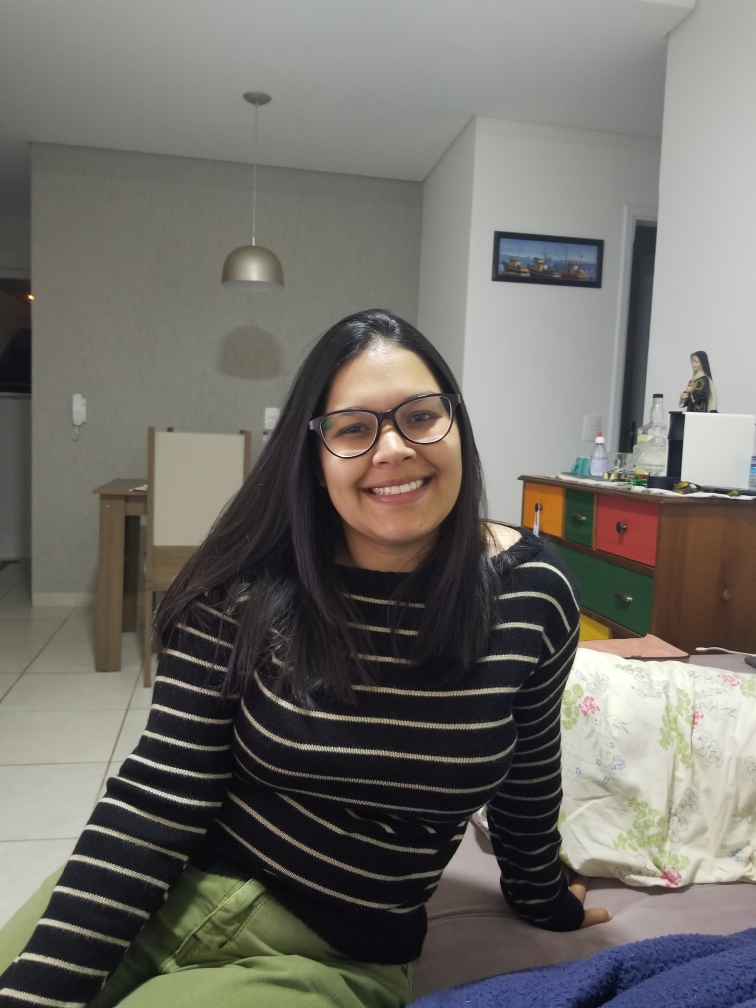
#> input picture pics/image.jpg, 3024 x 4032 px, given as the content of the folder pics/image.jpg, which was not available (shown at 1/4 size)
$ python -i app.py   (imports and definitions only)
#> lines starting #> are read from the running program, lines starting #| are printed output that depends on the picture; after the words box and inside, x2 and y2 are one past the last pixel; in counts of white or black regions, pixels touching at a corner belong together; pictures that were not available may be replaced by others from this repository, and a replacement may not be noted
# Build-in modules
import logging
import os
import sys
from datetime import timedelta

# Added modules
import cv2
import numpy as np
from imutils import paths
from pytictoc import TicToc
from skimage import feature
from sklearn.ensemble import RandomForestClassifier
from sklearn.metrics import confusion_matrix
from sklearn.preprocessing import LabelEncoder

# Print in software terminal
# [3 lines not run here, left out]

logger = logging.getLogger(__name__)


class ElapsedTime(object):
    """
    Measure the elapsed time between Tic and Toc
    """

    def __init__(self):
        self.t = TicToc()
        self.t.tic()

    # [21 lines left out: functions elapsed, center_crop, not called in this run]


def gray(image):
    """

    """
    return cv2.cvtColor(image, cv2.COLOR_RGB2GRAY)


# [53 lines left out: functions resize, generate_dataset, not called in this run]


class GeneralSettings(object):
    """
    General settings initialization
    """

    # [19 lines left out: functions __init__, path_router, not called in this run]


def quantify_image(image):
    # compute the histogram of oriented gradients feature vector for the input image
    features = feature.hog(image,
                           orientations=9,
                           pixels_per_cell=(10, 10),
                           cells_per_block=(2, 2),
                           transform_sqrt=True,
                           block_norm="L1")

    # return the feature vector
    return features


def load_split(path):
    # grab the list of images in the input directory, then initialises the list of data
    # and class labels
#> called with path = 'pics/image.jpg'
    image_paths = list(paths.list_images(path))
    data = []
    labels = []

    # loop over the image paths
    for image_path in image_paths:
        # extract the class label from the filename
        label = image_path.split(os.path.sep)[-2]

        # load the input image, convert it to grayscale, and resize it to 200x200 pixels, ignoring aspect ratio
        image = cv2.imread(image_path)
#> image is the input picture: shape (4032, 3024, 3); mean B, G, R 104.2, 109.8, 112.4
        image = gray(image)
#> in gray, `return cv2.cvtColor(image, cv2.COLOR_RGB2GRAY)`:
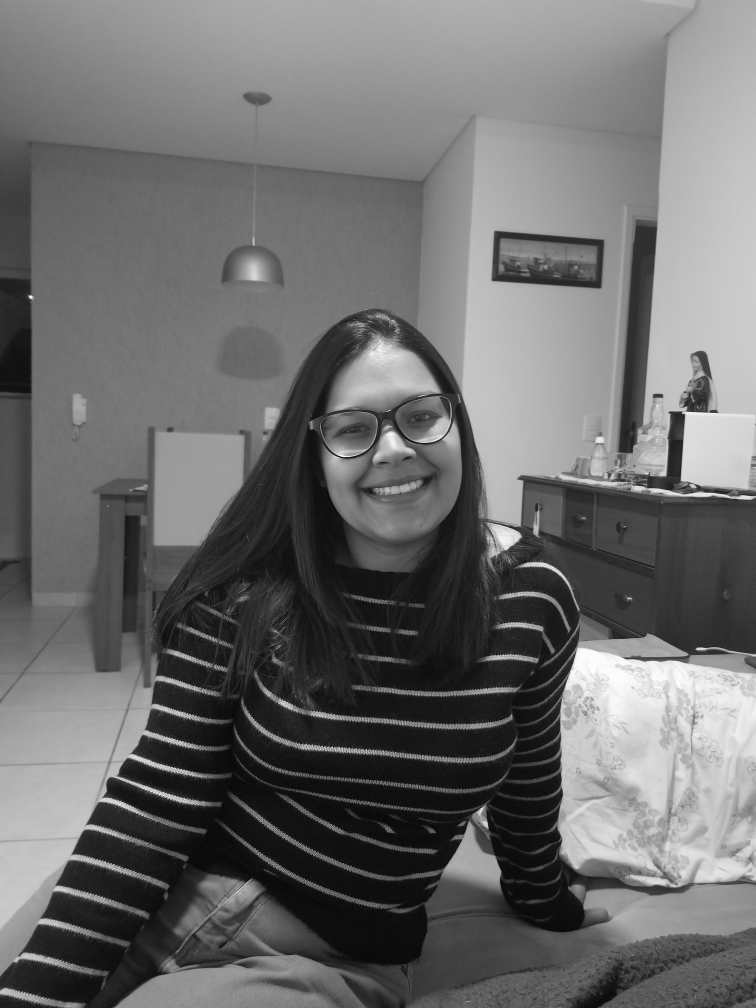
#> returned value: shape (4032, 3024) (shown at 1/4 size); min 0, max 254, mean 108.4

        # threshold the image such that the drawing appears as white on a black background
        image = cv2.threshold(image, 0, 255, cv2.THRESH_BINARY_INV | cv2.THRESH_OTSU)[1]
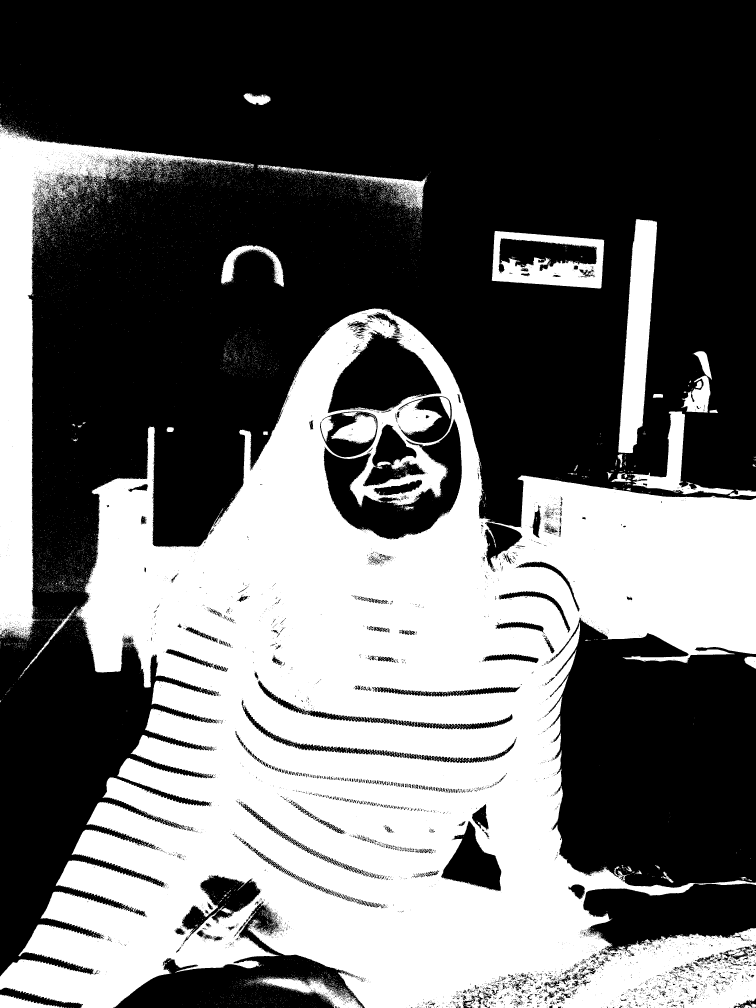
#> image: shape (4032, 3024) (shown at 1/4 size); 40.6% white; 11646 white regions (11379 under 20 px), largest, box (x1, y1, x2, y2) and area: (0, 1234, 3024, 4032) 4336273, (0, 495, 1016, 2554) 324477, (2473, 877, 2628, 1813) 81595

        # quantify the image
        features = quantify_image(image)

        # update the data and labels lists, respectively
        data.append(features)
        labels.append(label)

    # return the data and labels
    return np.array(data), np.array(labels)


# [106 lines left out: function application, not called in this run]

>>> result = load_split('pics/image.jpg')

$ run again, on pics/lights.png
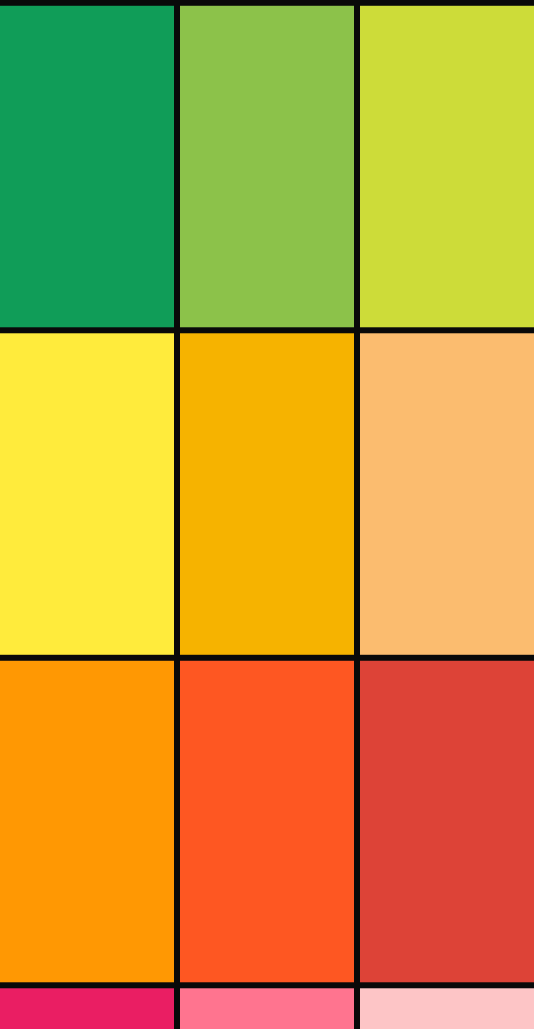
#> input picture pics/lights.png, 1067 x 2057 px, given as the content of the folder pics/lights.png, which was not available (shown at 1/2 size)
#> in load_split, image is the input picture: shape (2057, 1067, 3); mean B, G, R 55.1, 155.4, 197.6
#> in gray, `return cv2.cvtColor(image, cv2.COLOR_RGB2GRAY)`:
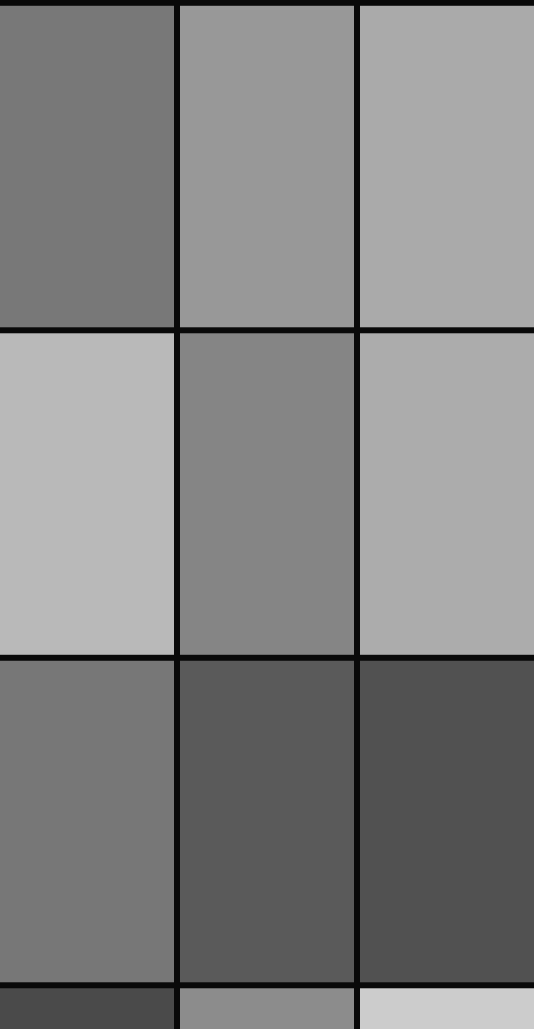
#> returned value: shape (2057, 1067) (shown at 1/2 size); min 9, max 204, mean 130.2
#> in load_split, `image = cv2.threshold(image, 0, 255, cv2.THRESH_BINARY_INV | cv2.THRES..`:
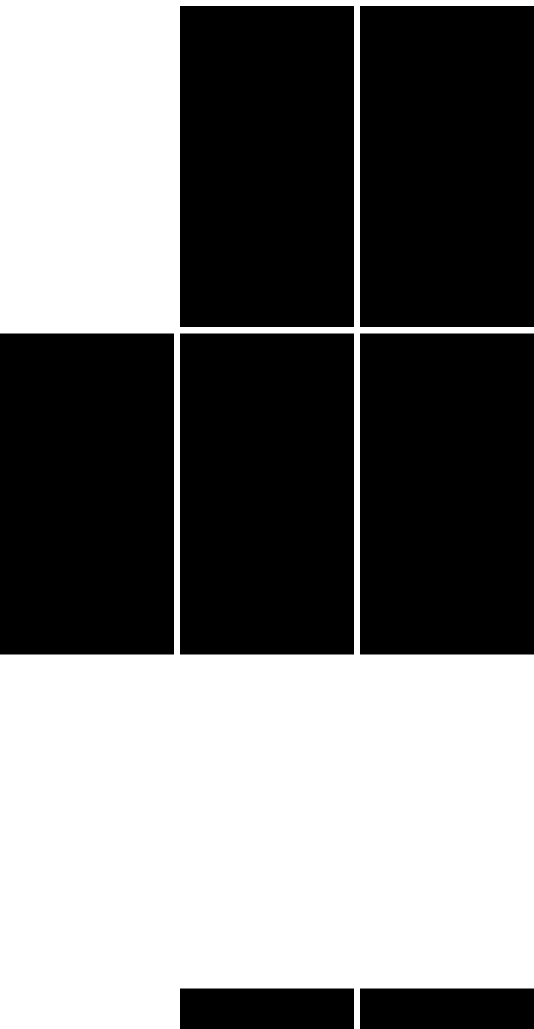
#> image: shape (2057, 1067) (shown at 1/2 size); 46.6% white; 1 white region, box (x1, y1, x2, y2) and area: (0, 0, 1067, 2057) 1023423
